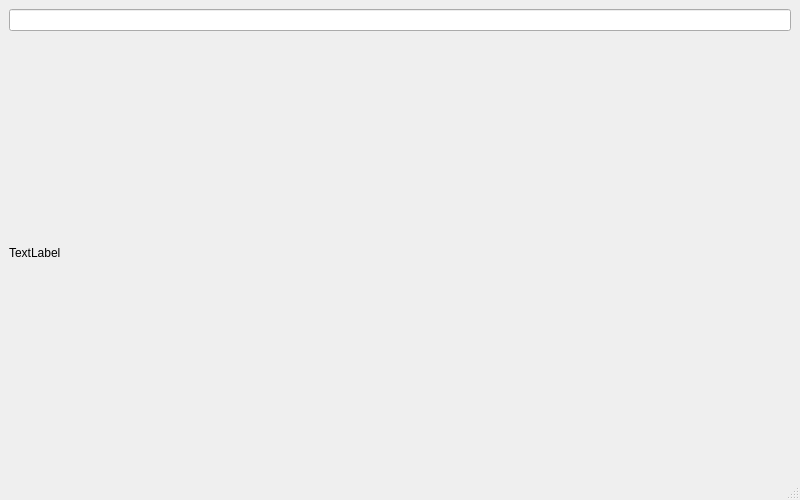
<?xml version="1.0" encoding="UTF-8"?>
<ui version="4.0">
 <class>MainWindow</class>
 <widget class="QMainWindow" name="MainWindow">
  <property name="geometry">
   <rect>
    <x>0</x>
    <y>0</y>
    <width>800</width>
    <height>500</height>
   </rect>
  </property>
  <property name="sizePolicy">
   <sizepolicy hsizetype="Preferred" vsizetype="Preferred">
    <horstretch>1</horstretch>
    <verstretch>0</verstretch>
   </sizepolicy>
  </property>
  <property name="windowTitle">
   <string>MainWindow</string>
  </property>
  <widget class="QWidget" name="centralwidget">
   <layout class="QVBoxLayout" name="verticalLayout">
    <item>
     <widget class="QLineEdit" name="lineEdit">
      <property name="sizePolicy">
       <sizepolicy hsizetype="Expanding" vsizetype="Fixed">
        <horstretch>1</horstretch>
        <verstretch>1</verstretch>
       </sizepolicy>
      </property>
      <property name="minimumSize">
       <size>
        <width>100</width>
        <height>20</height>
       </size>
      </property>
      <property name="maximumSize">
       <size>
        <width>16777215</width>
        <height>16777215</height>
       </size>
      </property>
     </widget>
    </item>
    <item>
     <widget class="QLabel" name="label">
      <property name="sizePolicy">
       <sizepolicy hsizetype="Expanding" vsizetype="Preferred">
        <horstretch>1</horstretch>
        <verstretch>1</verstretch>
       </sizepolicy>
      </property>
      <property name="minimumSize">
       <size>
        <width>100</width>
        <height>20</height>
       </size>
      </property>
      <property name="maximumSize">
       <size>
        <width>16777215</width>
        <height>16777215</height>
       </size>
      </property>
      <property name="text">
       <string>TextLabel</string>
      </property>
     </widget>
    </item>
   </layout>
  </widget>
  <widget class="QMenuBar" name="menubar">
   <property name="geometry">
    <rect>
     <x>0</x>
     <y>0</y>
     <width>800</width>
     <height>17</height>
    </rect>
   </property>
  </widget>
  <widget class="QStatusBar" name="statusbar"/>
 </widget>
 <resources/>
 <connections/>
</ui>
